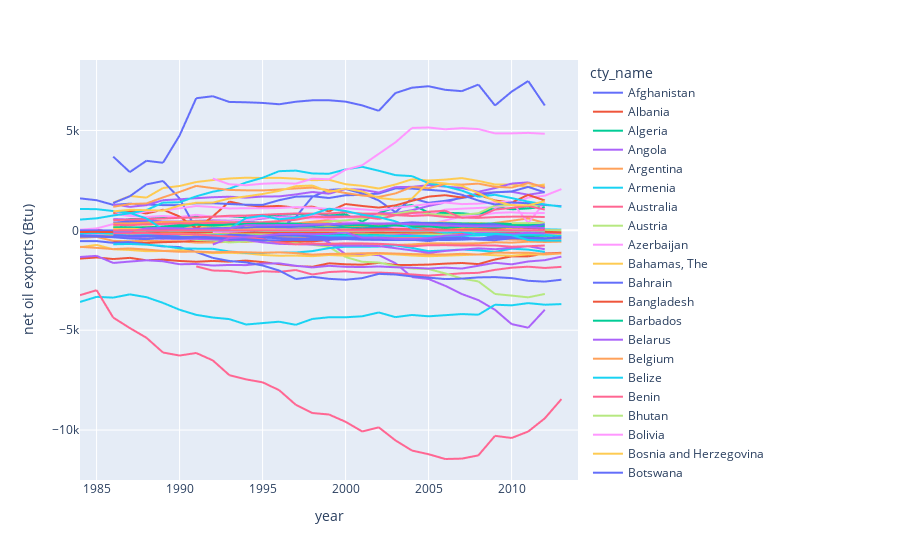

Notebook code cell kept with this figure:
### Markdown cell above
We plot these features for all 187 countries throughout the years to visualize some general trends (oil price analysis will be in the last section). For instance:
- Saudi Arabia is the largest oil exporter, while the US is the largest oil importer, followed by Japan. Most countries are exporting/importing very little oil.
- Russia is the largest gas exporter, while the US, having been the largest gas importer for about a decade, had imported much less gas, probably thanks to its increased domestic gas production from fracking. 
- Countries with the most population like China and India, especially with their recent rapid population increase, are becoming the second largest and the fourth largest oil importers in more recent years.
- The top oil producers are Russia, Saudi Arabia and the US, while the largest gas producers are Russia and the US.

### Code cell
country_list = list(df['cty_name'].unique())
def update_line_chart(countries, y_value, yaxis):
    df = pd.read_csv('Oil and Gas 1932-2014.csv')
    mask = df.cty_name.isin(countries)
    fig = px.line(df[mask], 
        x = 'year', y = y_value, color='cty_name')
    fig.update_yaxes(title = yaxis)
    fig.update_xaxes(range = [1984, 2014]) # 1990, 1955, 1984
    return fig

col_list = ['population', 'net_oil_exports', 'net_gas_exports_bcf', 'oil_prod32_14', 'gas_prod55_14']

# update_line_chart(country_list, 'population', 'population')
# update_line_chart(country_list, 'oil_prod32_14', 'oil production (MBTU)')
# update_line_chart(country_list, 'gas_prod55_14', 'gas production (MBcf)') # 1955
# update_line_chart(country_list, 'net_gas_exports_bcf', 'net gas exports (Bcf)') # 1990
update_line_chart(country_list, 'net_oil_exports', 'net oil exports (Btu)') # 1984
